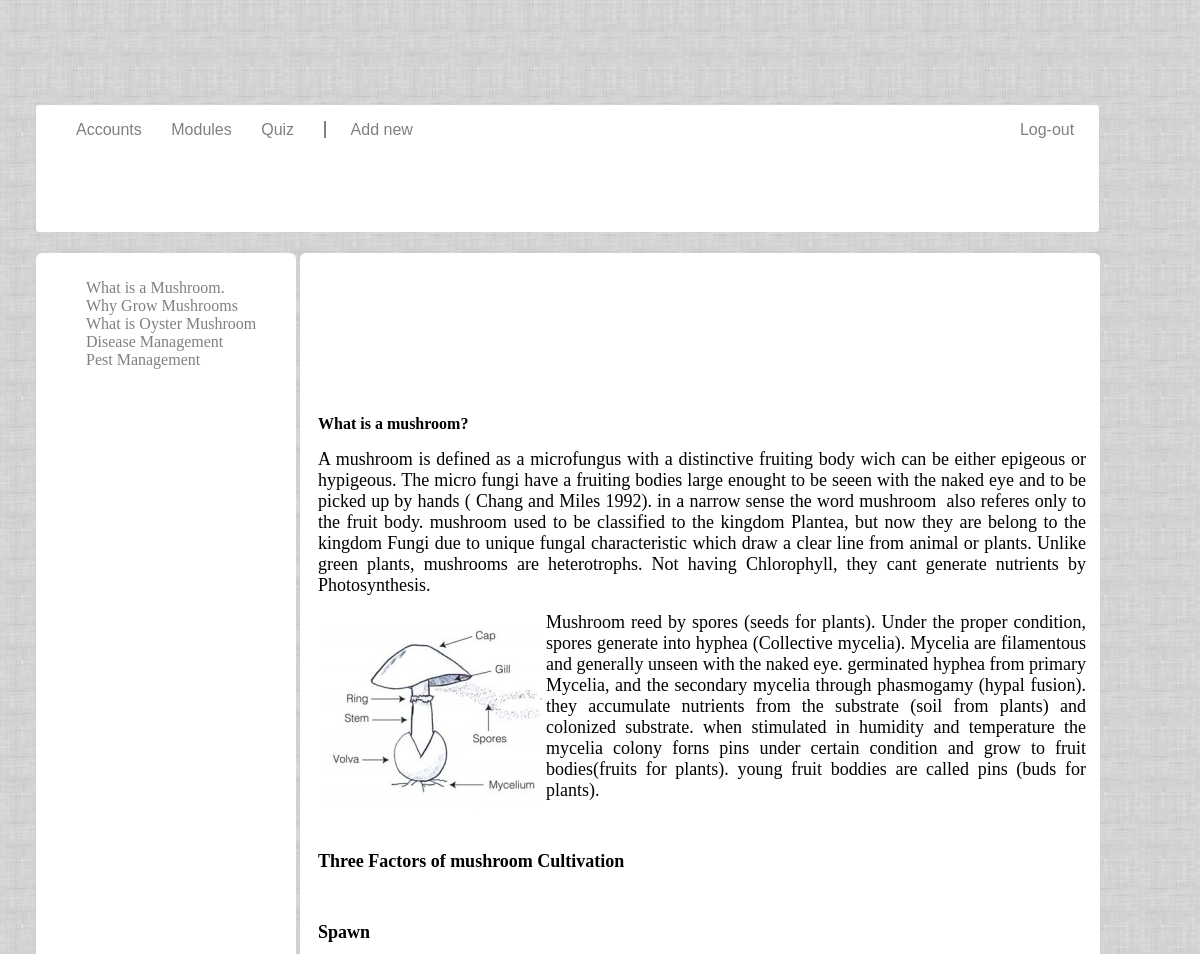
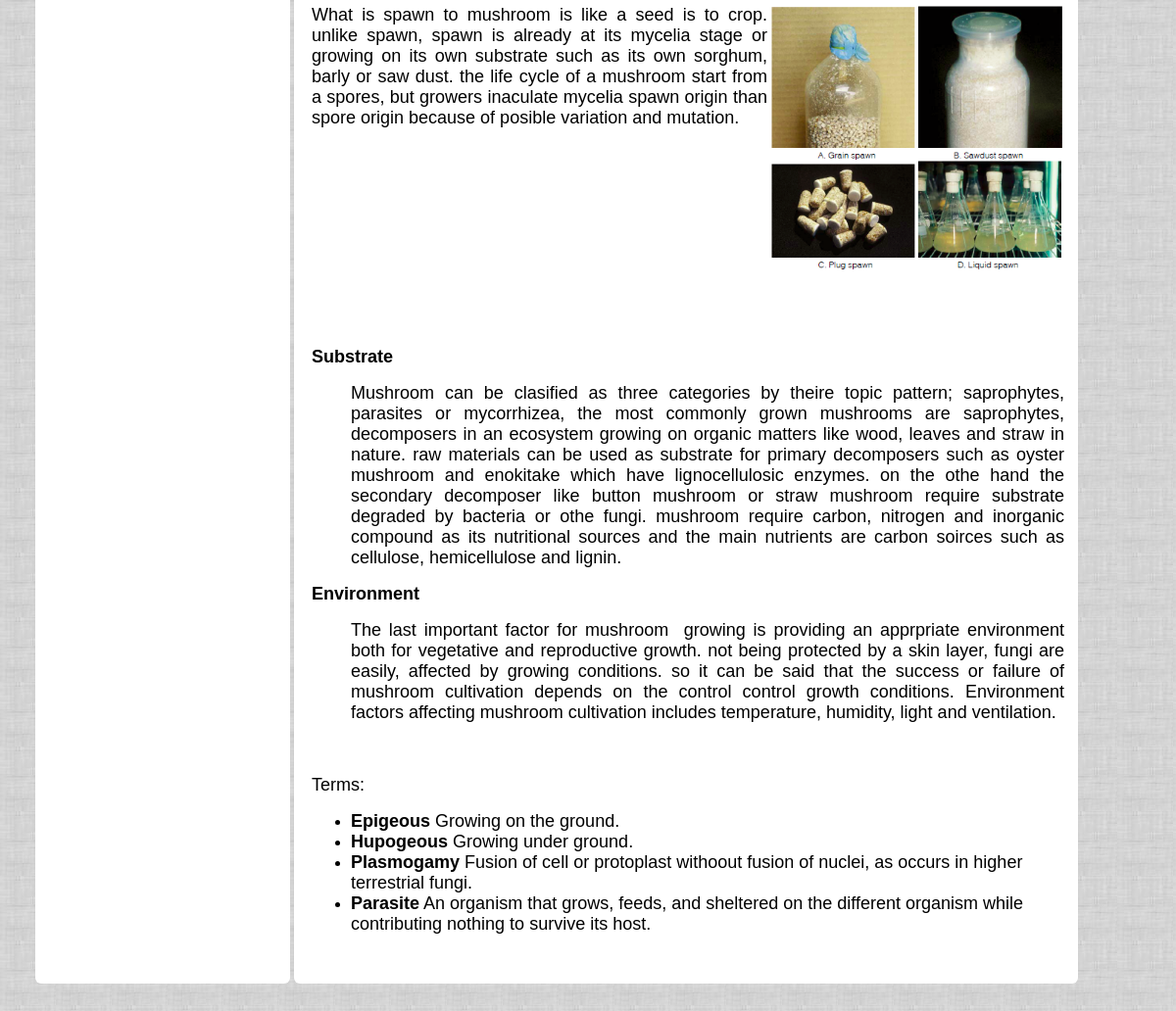
Screenshot of /navigator/admin-module.php with the database file from the repository (2 pictures, top to bottom).
### tables this page shows
CREATE TABLE `module` (
  `id` int(11) NOT NULL AUTO_INCREMENT,
  `topic` varchar(45) DEFAULT NULL,
  `description` text,
  `content` text,
  `lesson` int(11) DEFAULT NULL,
  PRIMARY KEY (`id`)
);

### navigator/admin-module.php (the view, shortened to what this page needs)
<html>
	<head>
	</head>
	<body>
		<div id="navigator">
			<ul>
				<li><a href="admin-index.php" id="user" class="selected">Accounts</a></li>
				<li><a href="admin-module.php" id="module">Modules</a></li>
				<li><a href="admin-quiz.php">Quiz</a></li>
				<li id="log-out"><a href="log-out.php" id="log-out">Log-out</a></li>
				<li id="new"><a href="add-module.php" id="new" onClick="showContent()">Add new</a></li>
			</ul>
		</div>
			<div id="side-content">
					<?php
						$res=mysql_query("SELECT * FROM module ORDER BY lesson ASC");
							echo "<ul>";
							while($row = mysql_fetch_array($res))
							{
								echo "<li><a href=\"#\" onClick=\"showContent(".$row['id'].")\">".$row['topic']."</a></li>";
							}
							echo "</ul>";
					?>
			</div>
			<div id="module-content">
				<div id="module-content-cont">
<p>
	<span style="color:#(color);"><span style="font-size: 16px;"><strong>What is a mushroom?</strong></span></span></p>
<p style="text-align: justify;">
	<span style="color:#(color);"><span style="font-size: 18px;">A mushroom is defined as a microfungus with a distinctive fruiting body wich can be either epigeous or hypigeous. The micro fungi have a fruiting bodies large enought to be seeen with the naked eye and to be picked up by hands ( Chang and Miles 1992). in a narrow sense the word mushroom &nbsp;also referes only to the fruit body. mushroom used to be classified to the kingdom Plantea, but now they are belong to the kingdom Fungi due to unique fungal characteristic which draw a clear line from animal or plants. Unlike green plants, mushrooms are heterotrophs. Not having Chlorophyll, they cant generate nutrients by Photosynthesis.&nbsp;</span></span></p>
<p style="text-align: justify;">
	<span style="color:#(color);"><img align="left" alt="" height="200" src="../module-image/mushroom-parts.jpg" width="225" /><span style="font-size: 18px;">Mushroom reed by spores (seeds for plants). Under the proper condition, spores generate into hyphea (Collective mycelia). Mycelia are filamentous and generally unseen with the naked eye. germinated hyphea from primary Mycelia, and the secondary mycelia through phasmogamy (hypal fusion). they accumulate nutrients from the substrate (soil from plants) and colonized substrate. when stimulated in humidity and temperature the mycelia colony forns pins under certain condition and grow to fruit bodies(fruits for plants). young fruit boddies are called pins (buds for plants).</span></span></p>
<p style="text-align: justify;">
	&nbsp;</p>
<p style="text-align: justify;">
	<strong><span style="font-size:18px;">Three Factors of mushroom Cultivation</span></strong></p>
<p style="text-align: justify;">
	&nbsp;</p>
<p style="text-align: justify;">
	<strong><span style="font-size:18px;">Spawn</span></strong></p>
<p style="text-align: justify;">
	<span style="font-family: tahoma, geneva, sans-serif; font-size: 18px;"><img align="right" alt="" height="272" src="../module-image/spawn-kinds.png" width="300" />What is spawn to mushroom is like a seed is to crop. unlike spawn, spawn is already at its mycelia stage or growing on its own substrate such as its own sorghum, barly or saw dust. the life cycle of a mushroom start from a spores, but growers inaculate mycelia spawn origin than spore origin because of posible variation and mutation.</span></p>
<p style="text-align: justify;">
	&nbsp;</p>
<p style="text-align: justify;">
	&nbsp;</p>
<p style="text-align: justify;">
	&nbsp;</p>
<p style="text-align: justify;">
	&nbsp;</p>
<p style="text-align: justify;">
	&nbsp;</p>
<p style="text-align: justify;">
	</p>
<p style="text-align: justify;">
	<strong><span style="font-family:tahoma, geneva, sans-serif;"><span style="font-size: 18px;">Substrate</span></span></strong></p>
<p style="text-align: justify; margin-left: 40px;">
	<span style="color:#(color);"><span style="font-family: tahoma, geneva, sans-serif;"><span style="font-size: 18px;">Mushroom can be clasified as three categories by theire topic pattern; saprophytes, parasites or mycorrhizea, the most commonly grown mushrooms are saprophytes, decomposers in an ecosystem growing on organic matters like wood, leaves and straw in nature. raw materials can be used as substrate for primary decomposers such as oyster mushroom and enokitake which have lignocellulosic enzymes. on the othe hand the secondary decomposer like button mushroom or straw mushroom require substrate degraded by bacteria or othe fungi. mushroom require carbon, nitrogen and inorganic compound as its nutritional sources and the main nutrients are carbon soirces such as cellulose, hemicellulose and lignin.</span></span></span></p>
<p style="text-align: justify;">
	<strong><span style="font-family:tahoma, geneva, sans-serif;"><span style="font-size: 18px;">Environment</span></span></strong></p>
<p style="text-align: justify; margin-left: 40px;">
	<span style="color:#(color);"><span style="font-family: tahoma, geneva, sans-serif;"><span style="font-size: 18px;">The last important factor for mushroom &nbsp;growing is providing an apprpriate environment both for vegetative and reproductive growth. not being protected by a skin layer, fungi are easily, affected by growing conditions. so it can be said that the success or failure of mushroom cultivation depends on the control control growth conditions. Environment factors affecting mushroom cultivation includes temperature, humidity, light and ventilation.<br />
	</span></span></span></p>
<p style="text-align: justify; margin-left: 40px;">
	</p>
<p style="text-align: justify;">
	<span style="font-family:tahoma, geneva, sans-serif;"><span style="font-size: 18px;">Terms:<br />
	</span></span></p>
<ul>
	<li>
		<span style="font-family:tahoma, geneva, sans-serif;"><span style="font-size: 18px;"><strong>Epigeous</strong> Growing on the ground.<br />
		</span></span></li>
	<li>
		<span style="font-family:tahoma, geneva, sans-serif;"><span style="font-size: 18px;"><strong>Hupogeous</strong> Growing under ground.<br />
		</span></span></li>
	<li>
		<span style="font-family:tahoma, geneva, sans-serif;"><span style="font-size: 18px;"><strong>Plasmogamy</strong> Fusion of cell or protoplast withoout fusion of nuclei, as occurs in higher terrestrial fungi.<br />
		</span></span></li>
	<li>
		<span style="font-family:tahoma, geneva, sans-serif;"><span style="font-size: 18px;"><strong>Parasite</strong> An organism that grows, feeds, and sheltered on the different organism while contributing nothing to survive its host.&nbsp;<br />
		</span></span></li>
</ul>
				</div>
			</div>
	</body>
</html>

### navigator/admin-module.php (style rules this page uses)
body { background-image:url("../images/design/main-bg.png"); }
#navigator { width:88.6%; height:6%; position:absolute; top:5%; left:3%; background-color:white; border-radius:3px 3px 3px; font-family: verdana,helvetica,arial,sans-serif; }
#navigator>ul>li { list-style:none; display:inline; padding-right:25px; color:gray; }
#navigator>ul>li>a { color:gray; text-decoration:none; }
#log-out { float:right; }
#new { border-left:1px solid gray; }
#new>a { padding-left:25px; }
#side-content { width:20%; height:80%; position: absolute; top: 12%; left: 3%; padding: 10px; overflow: scroll; background-color:white; border-radius: 6px 6px 6px; }
#side-content>ul>li { list-style:none; }
#side-content>ul>li>a { text-decoration:none; color:gray; }
#module-content { width:65%; height:80%; position: absolute; top: 12%; left: 25%; padding: 10px; background-color:white; border-radius: 6px 6px 6px; }
#module-content-cont { width:96%; height:88%; position: absolute; top: 8%; left: 1%; padding: 10px; overflow: scroll; background-color:white; border-radius: 6px 6px 6px; }

### rows the page displays
module: topic "What is a Mushroom."
module: topic "Why Grow Mushrooms"
module: topic "What is Oyster Mushroom"
module: topic "Disease Management"
module: topic "Pest Management"
